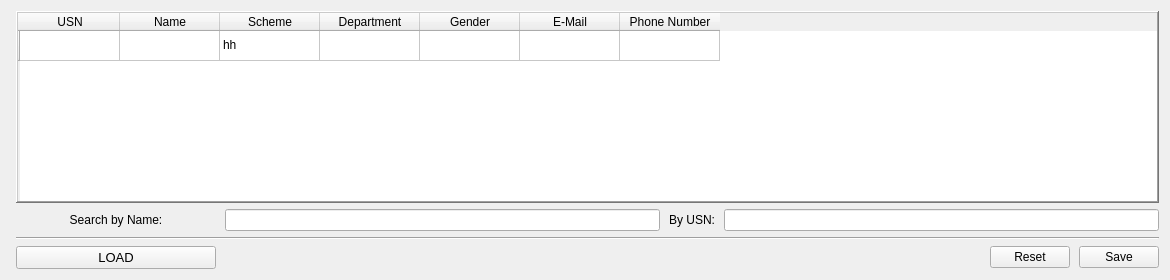
            <widget class="QWidget" name="tb_edit">
             <property name="statusTip">
              <string>edit database file</string>
             </property>
             <attribute name="title">
              <string>Edit</string>
             </attribute>
             <layout class="QGridLayout" name="gridLayout_4">
              <property name="horizontalSpacing">
               <number>9</number>
              </property>
              <item row="4" column="6">
               <widget class="QPushButton" name="EdbtnRst">
                <property name="sizePolicy">
                 <sizepolicy hsizetype="Fixed" vsizetype="Fixed">
                  <horstretch>0</horstretch>
                  <verstretch>0</verstretch>
                 </sizepolicy>
                </property>
                <property name="statusTip">
                 <string>Reset to orignal contents</string>
                </property>
                <property name="text">
                 <string>Reset</string>
                </property>
               </widget>
              </item>
              <item row="0" column="1" colspan="7">
               <widget class="QTableWidget" name="EdtblW">
                <property name="font">
                 <font>
                  <italic>false</italic>
                 </font>
                </property>
                <property name="frameShape">
                 <enum>QFrame::WinPanel</enum>
                </property>
                <property name="frameShadow">
                 <enum>QFrame::Raised</enum>
                </property>
                <property name="selectionBehavior">
                 <enum>QAbstractItemView::SelectItems</enum>
                </property>
                <property name="rowCount">
                 <number>1</number>
                </property>
                <row>
                 <property name="text">
                  <string/>
                 </property>
                </row>
                <column>
                 <property name="text">
                  <string>USN</string>
                 </property>
                </column>
                <column>
                 <property name="text">
                  <string>Name</string>
                 </property>
                </column>
                <column>
                 <property name="text">
                  <string>Scheme</string>
                 </property>
                 <property name="font">
                  <font>
                   <weight>50</weight>
                   <bold>false</bold>
                   <strikeout>false</strikeout>
                  </font>
                 </property>
                </column>
                <column>
                 <property name="text">
                  <string>Department</string>
                 </property>
                </column>
                <column>
                 <property name="text">
                  <string>Gender</string>
                 </property>
                </column>
                <column>
                 <property name="text">
                  <string>E-Mail</string>
                 </property>
                </column>
                <column>
                 <property name="text">
                  <string>Phone Number</string>
                 </property>
                </column>
                <item row="0" column="2">
                 <property name="text">
                  <string>hh</string>
                 </property>
                 <property name="flags">
                  <set>ItemIsDragEnabled|ItemIsUserCheckable|ItemIsEnabled</set>
                 </property>
                </item>
               </widget>
              </item>
              <item row="2" column="1">
               <widget class="QLabel" name="EdLbSN">
                <property name="text">
                 <string>Search by Name:</string>
                </property>
                <property name="alignment">
                 <set>Qt::AlignCenter</set>
                </property>
               </widget>
              </item>
              <item row="3" column="1" colspan="7">
               <widget class="Line" name="line_4">
                <property name="orientation">
                 <enum>Qt::Horizontal</enum>
                </property>
               </widget>
              </item>
              <item row="4" column="7">
               <widget class="QPushButton" name="EdbtnSave">
                <property name="sizePolicy">
                 <sizepolicy hsizetype="Fixed" vsizetype="Fixed">
                  <horstretch>0</horstretch>
                  <verstretch>0</verstretch>
                 </sizepolicy>
                </property>
                <property name="statusTip">
                 <string>Save the content to selected file .</string>
                </property>
                <property name="text">
                 <string>Save</string>
                </property>
               </widget>
              </item>
              <item row="0" column="0">
               <spacer name="horizontalSpacer_4">
                <property name="orientation">
                 <enum>Qt::Horizontal</enum>
                </property>
                <property name="sizeType">
                 <enum>QSizePolicy::Fixed</enum>
                </property>
                <property name="sizeHint" stdset="0">
                 <size>
                  <width>5</width>
                  <height>20</height>
                 </size>
                </property>
               </spacer>
              </item>
              <item row="2" column="2">
               <widget class="QLineEdit" name="EdLeSN">
                <property name="sizePolicy">
                 <sizepolicy hsizetype="Fixed" vsizetype="Fixed">
                  <horstretch>0</horstretch>
                  <verstretch>0</verstretch>
                 </sizepolicy>
                </property>
                <property name="minimumSize">
                 <size>
                  <width>435</width>
                  <height>0</height>
                 </size>
                </property>
               </widget>
              </item>
              <item row="2" column="3">
               <widget class="QLabel" name="EdLbSU">
                <property name="text">
                 <string>By USN:</string>
                </property>
                <property name="alignment">
                 <set>Qt::AlignCenter</set>
                </property>
               </widget>
              </item>
              <item row="2" column="4" colspan="4">
               <widget class="QLineEdit" name="EdLeSU">
                <property name="sizePolicy">
                 <sizepolicy hsizetype="MinimumExpanding" vsizetype="Fixed">
                  <horstretch>0</horstretch>
                  <verstretch>0</verstretch>
                 </sizepolicy>
                </property>
                <property name="minimumSize">
                 <size>
                  <width>435</width>
                  <height>0</height>
                 </size>
                </property>
               </widget>
              </item>
              <item row="4" column="1">
               <widget class="QPushButton" name="EdbtnLd">
                <property name="sizePolicy">
                 <sizepolicy hsizetype="Fixed" vsizetype="Fixed">
                  <horstretch>0</horstretch>
                  <verstretch>0</verstretch>
                 </sizepolicy>
                </property>
                <property name="minimumSize">
                 <size>
                  <width>200</width>
                  <height>0</height>
                 </size>
                </property>
                <property name="font">
                 <font>
                  <pointsize>10</pointsize>
                  <weight>50</weight>
                  <italic>false</italic>
                  <bold>false</bold>
                  <underline>false</underline>
                  <strikeout>false</strikeout>
                  <kerning>true</kerning>
                 </font>
                </property>
                <property name="toolTip">
                 <string>load table</string>
                </property>
                <property name="statusTip">
                 <string>load student table</string>
                </property>
                <property name="text">
                 <string>LOAD</string>
                </property>
                <property name="shortcut">
                 <string>Ctrl+L</string>
                </property>
                <property name="autoDefault">
                 <bool>false</bool>
                </property>
                <property name="flat">
                 <bool>false</bool>
                </property>
               </widget>
              </item>
             </layout>
            </widget>
